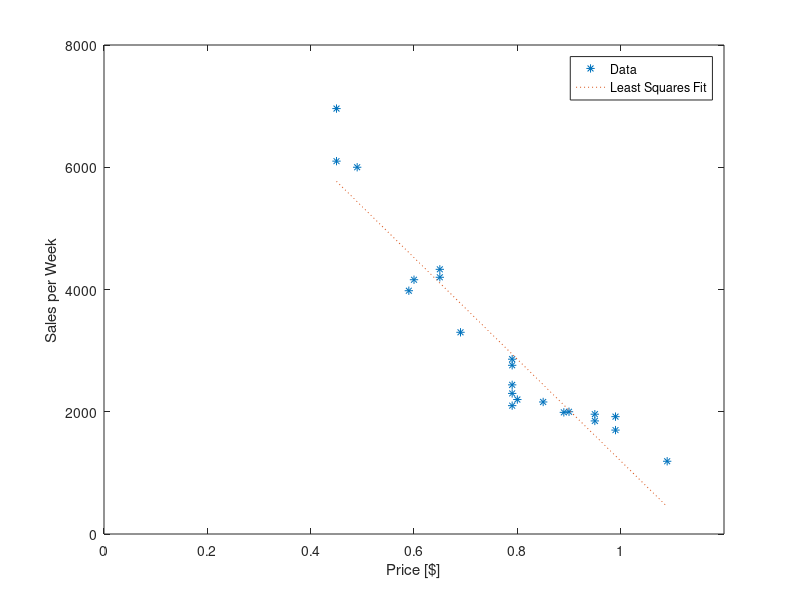

Reproduce this figure in MATLAB. (Note: this script raises an error after producing the figure.)
%Written for: Computes and outputs Homework set 8 solutions for CSCI 4800-2
%Written by: Justin Clough
%Written on: 03/26/2017

%% Prep workspace

clear
home
close all
DIR = 'Graduate_Courses/CSCI4800/HomeWork/Set8/';

%% Problem 1

% Part C
% Sub-part a
% Create Matrices from given values
Sales = [3980 2200 1850 6100 2100 1700 2000 4200 2440 3300 2300 6000 1190 1960 2760 4330 6960 4160 1990 2860 1920 2160]';
b = Sales;
n = length(b);
A = ones(n,2);
Price = (1/100*[59 80 95 45 79 99 90 65 79 69 79 49 109 95 79 65 45 60 89 79 99 85]');
A(:,2) = Price;

% Compute components of Normal Equation
normed_a = A'*A;
normed_b = A'*b;
C_1 = (normed_a)\normed_b;

% Get values to plot least square line
LS(1) = C_1(1) + C_1(2)*min(Price);
LS(2) = C_1(1) + C_1(2)*max(Price);

% Calculate RMSE
RMSE = norm((b-A*C_1),2)/sqrt(n);

% Create Plots
figure;
plot(Price, Sales, '*');
axis([ 0 1.2 0 8000 ]);
hold on ;
xlabel('Price [$]');
ylabel('Sales per Week');
plot([min(Price),max(Price)], LS, ':');
legend('Data', 'Least Squares Fit');
print( [DIR 'CSCI4800HW8plot1c1'], '-djpeg');

% Print Requested information
fileID = fopen( [DIR 'CSCI4800HW8Output1c1.txt'], 'w');
fprintf(fileID, 'Results for Problem 1, Part C:\r\n');
fprintf(fileID, 'Coefficients from Least Squares: \r\n');
fprintf(fileID, 'Intercept: C_1 = %6.1f Sales per Week \r\n', C_1(1));
fprintf(fileID, 'Slope: C_2 = %6.1f Sales per Week per Dollar \r\n', C_1(2));
fprintf(fileID, '\r\nRMSE = %6.1f Sales per Week \r\n', RMSE);

% Sub-part b


% Close file
fclose(fileID);

%% Problem 2


%% Problem 3


%% Problem 4

